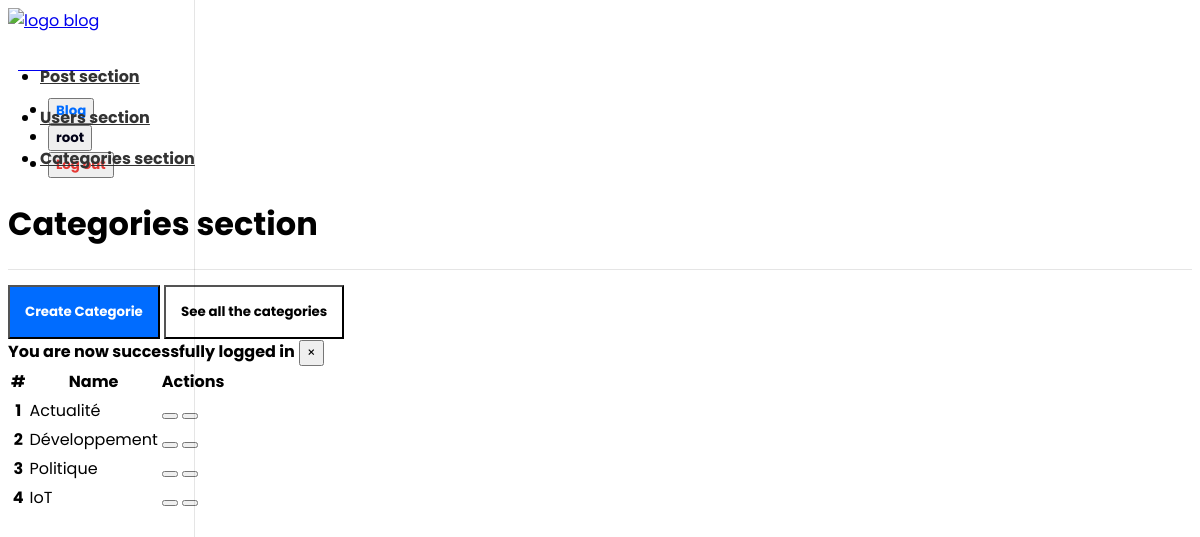
The app's page /app/admin/categories/categories.php (signed in) with its own data.
### tables this page shows
CREATE TABLE `categories` (
  `id` int(11) NOT NULL,
  `name` varchar(100) NOT NULL,
  `description` text NOT NULL
);

### app/controllers/categories.php (called while the page is built, shortened)
<?php
include(ROOT_PATH . "/app/db/database.php");
$table       = "categories";
$categories = selectAllInTable($table);

### app/db/database.php (called while the page is built, shortened)
<?php
require("connect.php");
function selectAllInTable($table, $conditions = [])
{
    global $conn;
    $sql = "SELECT * FROM $table";
    if (empty($conditions)) {
        $fetcher = $conn->prepare($sql);
        $fetcher->execute();
        $payload = $fetcher->get_result()->fetch_all(MYSQLI_ASSOC);
        return $payload;
    }
}

### app/admin/categories/categories.php (the view, shortened to what this page needs)
<?php
    include(ROOT_PATH . "/app/controllers/categories.php");
?>
<!DOCTYPE html>
<html lang="en">
<head>
    <link rel="stylesheet"
        href="https://unpkg.com/bootstrap-material-design@4.1.1/dist/css/bootstrap-material-design.min.css"
 />
    <link rel="stylesheet" href="https://unicons.iconscout.com/release/v2.0.1/css/unicons.css" />
    <link href="../../../assets/dashboard.css" rel="stylesheet" />
</head>
<body>
    <?php include(ROOT_PATH . "/app/components/navbar_dashboard.php") ?>
    <div class="container-fluid">
        <div class="row">
            <main role="main" class="col-md-9 ml-sm-auto col-lg-10 pt-3 px-4">
                <div
                    class="d-flex justify-content-between flex-wrap flex-md-nowrap align-items-center pb-2 mb-3 border-bottom">
                    <h1 style="font-weight: bold">Categories section</h1>
                </div>
                <a href="<?php echo BASE_URL . "app/admin/categories/create_categorie.php" ?>"
                    style="text-decoration: none">
                    <button class="btn mr-2"
                        style="background-color: #006cff; color: white; padding: 15px; font-weight: bold; margin-top: 15px">
                        Create Categorie
                    </button>
                </a>
                <a href="<?php echo BASE_URL . "app/admin/categories/categories.php" ?>" style="text-decoration: none">
                    <button class="btn"
                        style="background-color: white; color: black; padding: 15px; font-weight: bold; margin-top: 15px">
                        See all the categories
                    </button>
                </a>
                <?php include(ROOT_PATH . "/app/components/message_handler.php") ?>
                <div class="mt-5">
                    <table class="table table-borderless">
                        <thead>
                            <tr>
                                <th scope="col">#</th>
                                <th scope="col">Name</th>
                                <th scope="col">Actions</th>
                            </tr>
                        </thead>
                        <tbody>
                            <?php foreach ($categories as $key => $categorie): ?>
                            <tr>
                                <th scope="row"><?php echo $key + 1; ?></th>
                                <td style="vertical-align: baseline"><?php echo $categorie["name"]; ?></td>
                                <td>
                                    <button type="button" class="btn btn-secondary" data-toggle="tooltip"
                                        data-placement="top" title="Edit">
                                    </button>
                                    <button type="button" class="btn btn-secondary" data-toggle="tooltip"
                                        data-placement="top" title="Delete">
                                    </button>
                                </td>
                            </tr>
                            <?php endforeach; ?>
                        </tbody>
                    </table>
                </div>
            </main>
        </div>
    </div>
</body>
</html>

### assets/dashboard.css (style rules this page uses)
* { font-family: "Poppins", sans-serif !important; }
body { background-color: white !important; }
table td, table th { vertical-align: baseline !important; }
.border-bottom { border-bottom: 1px solid #e5e5e5; }

### records on screen
categories: name "Actualité"
categories: name "Développement"
categories: name "Politique"
categories: name "IoT"

### other values on screen
$_SESSION['user_name'] "root"
$_SESSION["message"] "You are now successfully logged in"
